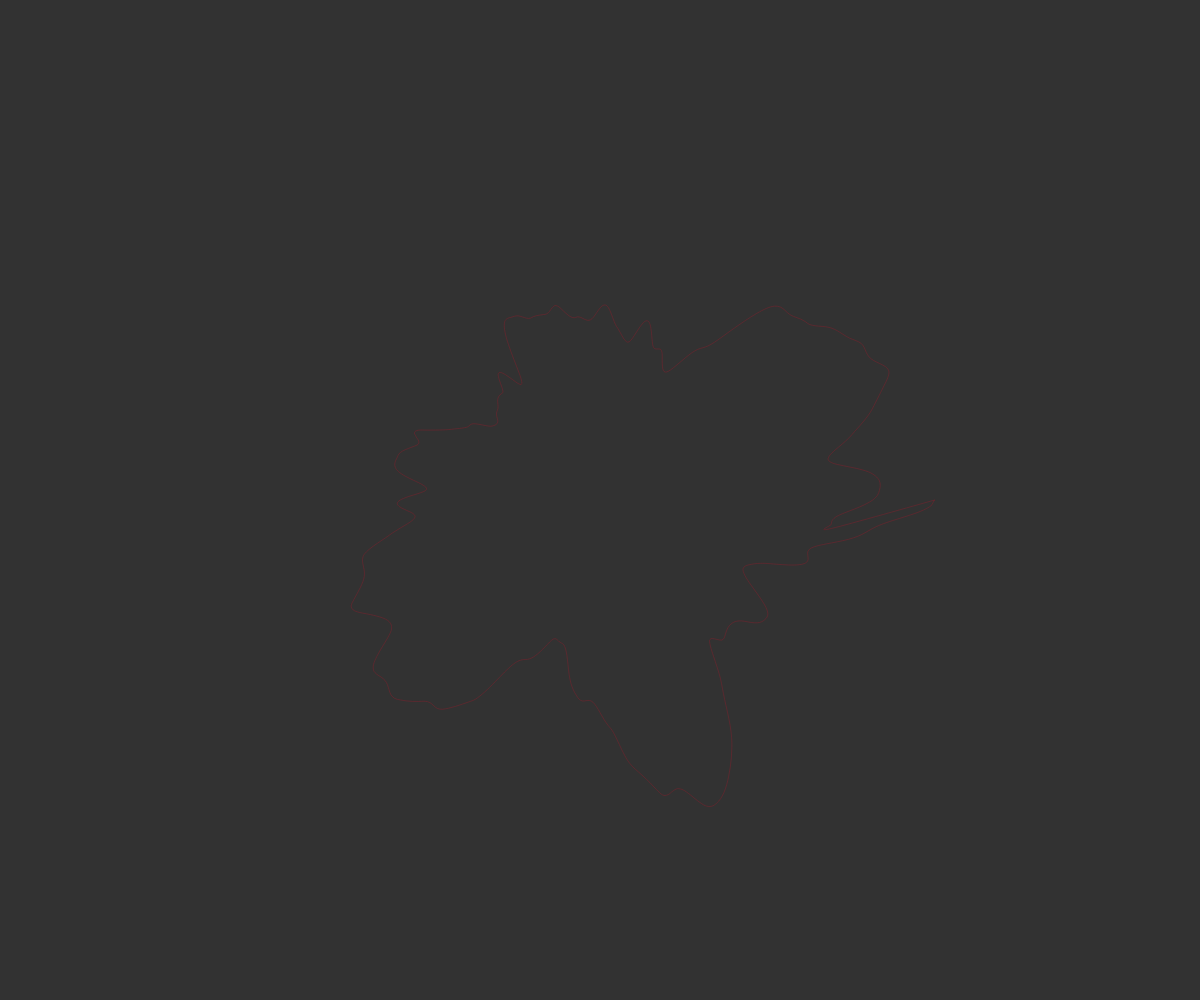
Frame 1 (no input)
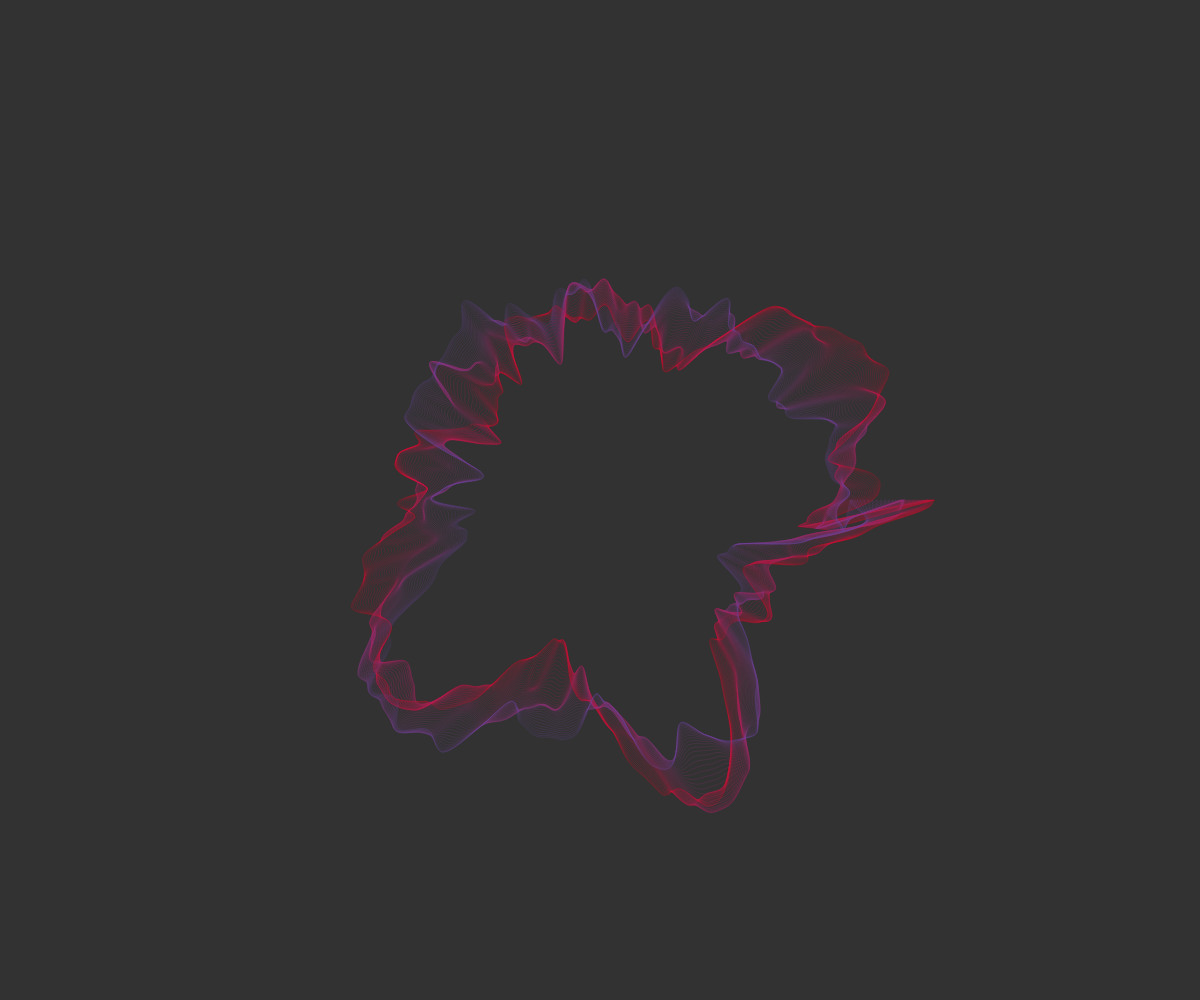
Frame 60 (no input)
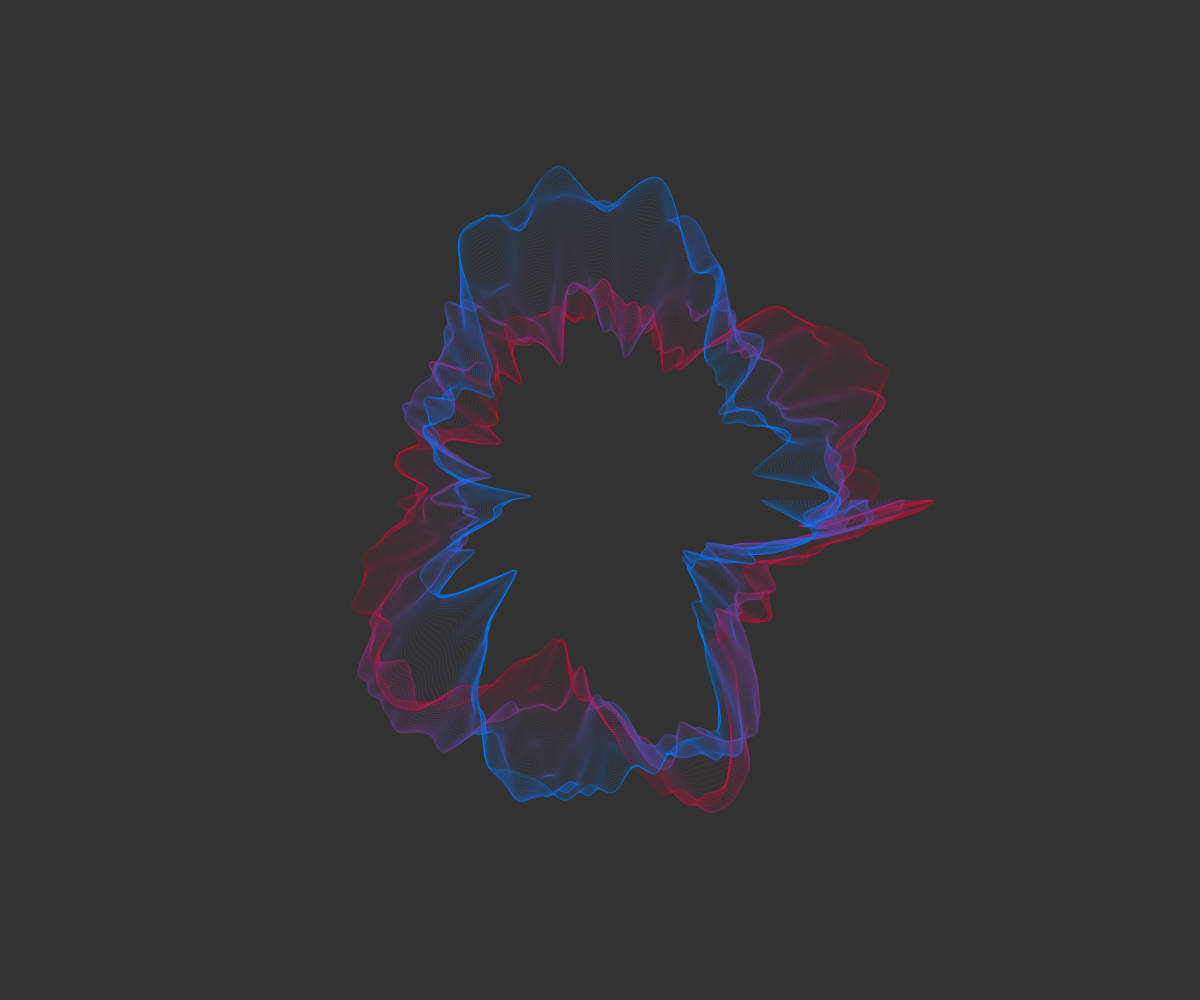
Frame 120 (the mouse pressed at the canvas centre since frame 60)

The p5.js sketch that drew these frames (run headless with seeded random() and noise() and a simulated clock; from frame 60 on, the mouse is pressed at the canvas centre):

// p5.js sketch
// ── sketch.js
var centerX;
var centerY;
var radius;
var totalDegrees = 367;
var r;
var g;
var b;

function setup() {
  createCanvas(
  	window.innerWidth,
  	window.innerHeight
  	);
  background(50);
  centerX = width / 2;
  centerY = height / 2;
  radius = height / 2;
  angleMode(DEGREES);
  r = random(150, 255);
  g = random(55);
  b = random(55);
}


function draw() {
  noFill();

  stroke(r, g, b, 55);
  beginShape();
    for (var i = 0; i <= totalDegrees; i++) {
      var noiseFactor = noise(i / 35, frameCount / 120);
      var x = centerX + radius * cos(i) * noiseFactor;
      var y = centerY + radius * sin(i) * noiseFactor;
      curveVertex(x, y);
    }
  endShape(CLOSE);
  radius -= .65;
  r -= 2;
  g += 1;
  b += 2;

  if (radius <= 0) {
  	centerX = mouseX;
  	centerY = mouseY;
  }

  if (radius <= 0) {
  	noLoop();
  }
}
